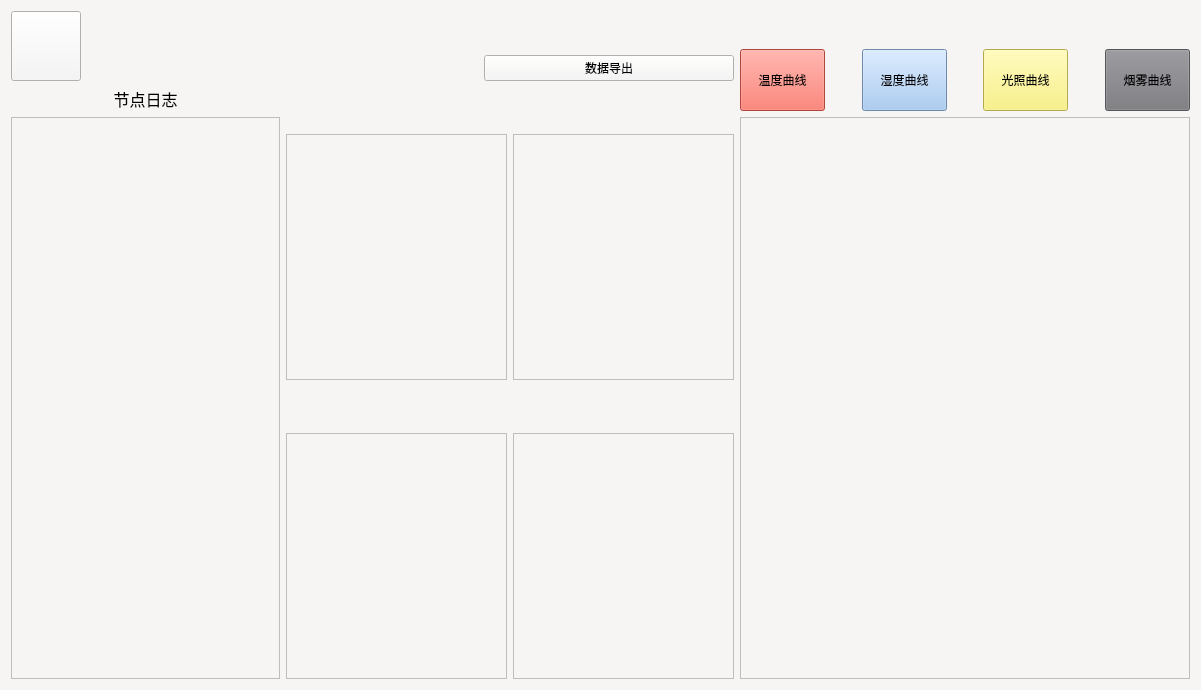
<?xml version="1.0" encoding="UTF-8"?>
<ui version="4.0">
 <class>node1</class>
 <widget class="QWidget" name="node1">
  <property name="geometry">
   <rect>
    <x>0</x>
    <y>0</y>
    <width>1201</width>
    <height>690</height>
   </rect>
  </property>
  <property name="windowTitle">
   <string>节点1</string>
  </property>
  <property name="styleSheet">
   <string notr="true">background-color: rgb(246, 245, 244);</string>
  </property>
  <layout class="QGridLayout" name="gridLayout">
   <item row="0" column="0" rowspan="2">
    <widget class="QPushButton" name="back_1Button">
     <property name="minimumSize">
      <size>
       <width>70</width>
       <height>70</height>
      </size>
     </property>
     <property name="styleSheet">
      <string notr="true">border-image: url(:/back.png);</string>
     </property>
     <property name="text">
      <string/>
     </property>
    </widget>
   </item>
   <item row="0" column="1" colspan="2">
    <spacer name="horizontalSpacer_4">
     <property name="orientation">
      <enum>Qt::Horizontal</enum>
     </property>
     <property name="sizeHint" stdset="0">
      <size>
       <width>565</width>
       <height>20</height>
      </size>
     </property>
    </spacer>
   </item>
   <item row="0" column="3" rowspan="2">
    <layout class="QVBoxLayout" name="verticalLayout_7">
     <item>
      <widget class="QLabel" name="label_time">
       <property name="minimumSize">
        <size>
         <width>250</width>
         <height>0</height>
        </size>
       </property>
       <property name="font">
        <font>
         <pointsize>15</pointsize>
        </font>
       </property>
       <property name="styleSheet">
        <string notr="true">color: rgb(28, 113, 216);</string>
       </property>
       <property name="text">
        <string/>
       </property>
       <property name="textFormat">
        <enum>Qt::AutoText</enum>
       </property>
       <property name="alignment">
        <set>Qt::AlignCenter</set>
       </property>
      </widget>
     </item>
     <item>
      <widget class="QPushButton" name="pushButton_data">
       <property name="text">
        <string>数据导出</string>
       </property>
      </widget>
     </item>
    </layout>
   </item>
   <item row="1" column="4" rowspan="3">
    <layout class="QVBoxLayout" name="verticalLayout_6">
     <item>
      <layout class="QHBoxLayout" name="horizontalLayout_3">
       <item>
        <widget class="QPushButton" name="temperature1Button">
         <property name="minimumSize">
          <size>
           <width>85</width>
           <height>62</height>
          </size>
         </property>
         <property name="styleSheet">
          <string notr="true">background-color: rgb(246, 97, 81);</string>
         </property>
         <property name="text">
          <string>温度曲线</string>
         </property>
        </widget>
       </item>
       <item>
        <spacer name="horizontalSpacer">
         <property name="orientation">
          <enum>Qt::Horizontal</enum>
         </property>
         <property name="sizeHint" stdset="0">
          <size>
           <width>18</width>
           <height>18</height>
          </size>
         </property>
        </spacer>
       </item>
       <item>
        <widget class="QPushButton" name="humi_1Button">
         <property name="minimumSize">
          <size>
           <width>85</width>
           <height>62</height>
          </size>
         </property>
         <property name="styleSheet">
          <string notr="true">background-color: rgb(153, 193, 241);</string>
         </property>
         <property name="text">
          <string>湿度曲线</string>
         </property>
        </widget>
       </item>
       <item>
        <spacer name="horizontalSpacer_2">
         <property name="orientation">
          <enum>Qt::Horizontal</enum>
         </property>
         <property name="sizeHint" stdset="0">
          <size>
           <width>18</width>
           <height>20</height>
          </size>
         </property>
        </spacer>
       </item>
       <item>
        <widget class="QPushButton" name="light_1Button">
         <property name="minimumSize">
          <size>
           <width>85</width>
           <height>62</height>
          </size>
         </property>
         <property name="styleSheet">
          <string notr="true">background-color: rgb(249, 240, 107);</string>
         </property>
         <property name="text">
          <string>光照曲线</string>
         </property>
        </widget>
       </item>
       <item>
        <spacer name="horizontalSpacer_3">
         <property name="orientation">
          <enum>Qt::Horizontal</enum>
         </property>
         <property name="sizeHint" stdset="0">
          <size>
           <width>18</width>
           <height>20</height>
          </size>
         </property>
        </spacer>
       </item>
       <item>
        <widget class="QPushButton" name="smog_1Button">
         <property name="minimumSize">
          <size>
           <width>85</width>
           <height>62</height>
          </size>
         </property>
         <property name="styleSheet">
          <string notr="true">background-color: rgb(119, 118, 123);</string>
         </property>
         <property name="text">
          <string>烟雾曲线</string>
         </property>
        </widget>
       </item>
      </layout>
     </item>
     <item>
      <widget class="QChartView" name="graphicsView">
       <property name="minimumSize">
        <size>
         <width>450</width>
         <height>450</height>
        </size>
       </property>
      </widget>
     </item>
    </layout>
   </item>
   <item row="2" column="0" rowspan="2" colspan="2">
    <layout class="QVBoxLayout" name="verticalLayout">
     <item>
      <widget class="QLabel" name="label">
       <property name="font">
        <font>
         <pointsize>12</pointsize>
        </font>
       </property>
       <property name="text">
        <string>节点日志</string>
       </property>
       <property name="alignment">
        <set>Qt::AlignCenter</set>
       </property>
      </widget>
     </item>
     <item>
      <widget class="QTextEdit" name="textEdit_log">
       <property name="readOnly">
        <bool>true</bool>
       </property>
      </widget>
     </item>
    </layout>
   </item>
   <item row="2" column="2" colspan="2">
    <layout class="QHBoxLayout" name="horizontalLayout">
     <item>
      <layout class="QVBoxLayout" name="verticalLayout_2">
       <item>
        <widget class="QLabel" name="label_2">
         <property name="minimumSize">
          <size>
           <width>0</width>
           <height>41</height>
          </size>
         </property>
         <property name="font">
          <font>
           <pointsize>12</pointsize>
          </font>
         </property>
         <property name="styleSheet">
          <string notr="true">image: url(:/temp1_img.png);</string>
         </property>
         <property name="text">
          <string/>
         </property>
         <property name="alignment">
          <set>Qt::AlignCenter</set>
         </property>
        </widget>
       </item>
       <item>
        <widget class="QTextEdit" name="textEdit_temp">
         <property name="readOnly">
          <bool>true</bool>
         </property>
        </widget>
       </item>
      </layout>
     </item>
     <item>
      <layout class="QVBoxLayout" name="verticalLayout_3">
       <item>
        <widget class="QLabel" name="label_3">
         <property name="minimumSize">
          <size>
           <width>0</width>
           <height>41</height>
          </size>
         </property>
         <property name="font">
          <font>
           <pointsize>12</pointsize>
          </font>
         </property>
         <property name="styleSheet">
          <string notr="true">image: url(:/humi1_image.png);</string>
         </property>
         <property name="text">
          <string/>
         </property>
         <property name="alignment">
          <set>Qt::AlignCenter</set>
         </property>
        </widget>
       </item>
       <item>
        <widget class="QTextEdit" name="textEdit_humi">
         <property name="readOnly">
          <bool>true</bool>
         </property>
        </widget>
       </item>
      </layout>
     </item>
    </layout>
   </item>
   <item row="3" column="2" colspan="2">
    <layout class="QHBoxLayout" name="horizontalLayout_2">
     <item>
      <layout class="QVBoxLayout" name="verticalLayout_4">
       <item>
        <widget class="QLabel" name="label_4">
         <property name="minimumSize">
          <size>
           <width>0</width>
           <height>41</height>
          </size>
         </property>
         <property name="font">
          <font>
           <pointsize>12</pointsize>
          </font>
         </property>
         <property name="styleSheet">
          <string notr="true">image: url(:/light1_img.png);</string>
         </property>
         <property name="text">
          <string/>
         </property>
         <property name="alignment">
          <set>Qt::AlignCenter</set>
         </property>
        </widget>
       </item>
       <item>
        <widget class="QTextEdit" name="textEdit_light">
         <property name="readOnly">
          <bool>true</bool>
         </property>
        </widget>
       </item>
      </layout>
     </item>
     <item>
      <layout class="QVBoxLayout" name="verticalLayout_5">
       <item>
        <widget class="QLabel" name="label_5">
         <property name="minimumSize">
          <size>
           <width>0</width>
           <height>41</height>
          </size>
         </property>
         <property name="font">
          <font>
           <pointsize>12</pointsize>
          </font>
         </property>
         <property name="styleSheet">
          <string notr="true">image: url(:/smog1_img.png);</string>
         </property>
         <property name="text">
          <string/>
         </property>
         <property name="alignment">
          <set>Qt::AlignCenter</set>
         </property>
        </widget>
       </item>
       <item>
        <widget class="QTextEdit" name="textEdit_smog">
         <property name="readOnly">
          <bool>true</bool>
         </property>
        </widget>
       </item>
      </layout>
     </item>
    </layout>
   </item>
  </layout>
 </widget>
 <customwidgets>
  <customwidget>
   <class>QChartView</class>
   <extends>QGraphicsView</extends>
   <header location="global">qchartview.h</header>
  </customwidget>
 </customwidgets>
 <resources/>
 <connections/>
</ui>
